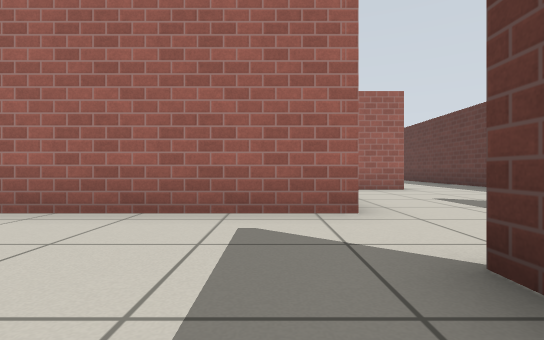
[1] (above)

24 first-person views from a walk through a world built for the Gazebo simulator. The camera is 0.5 m above the floor, looks level and sees 85° across. The floor is counted in squares, 1 m on a side. Each view is taken from the middle of a square. On the plan, view 1 faces up. The plan holds only what a view shows up to about 9 squares ahead; the rest is blank. Gazebo's built-in surfaces are drawn with simple patterns.

[2]
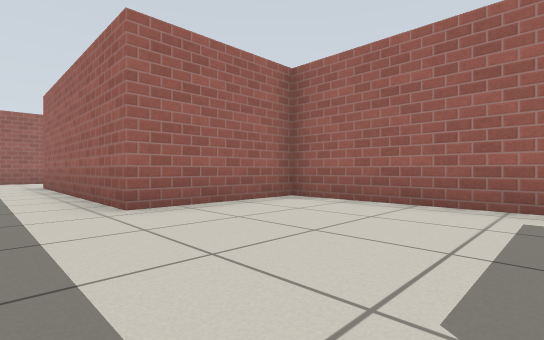

[3]
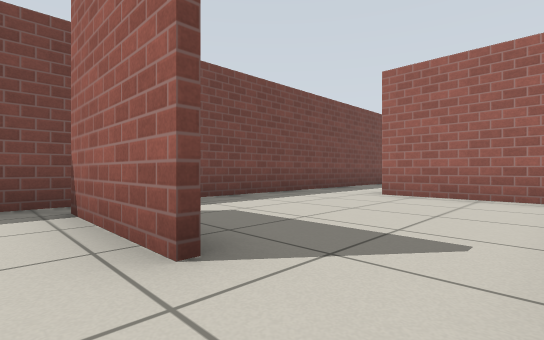

[4]
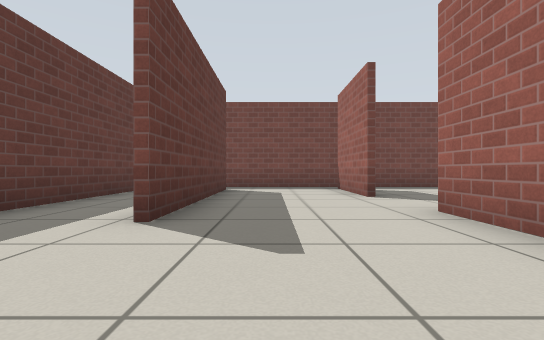

[5]
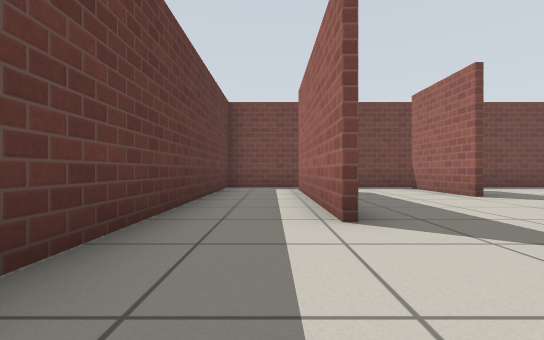

[6]
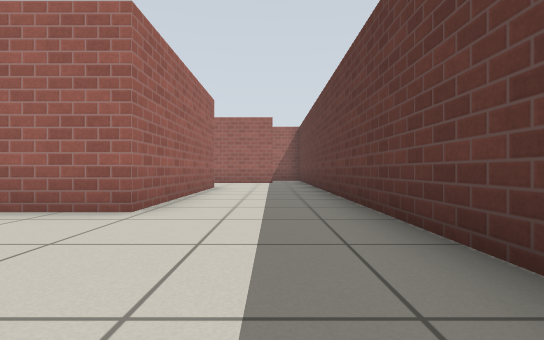

[7]
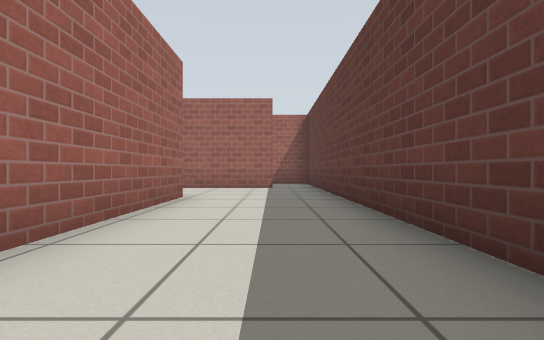

[8]
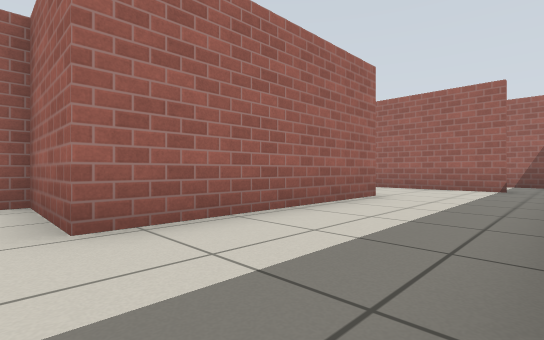

[9]
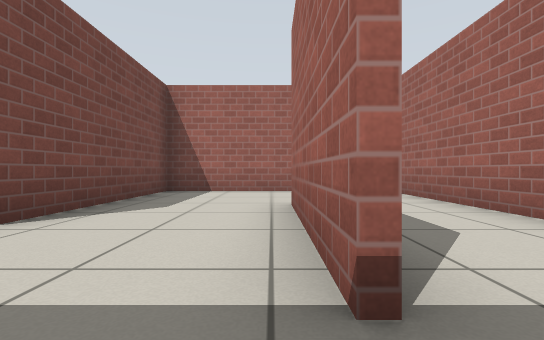

[10]
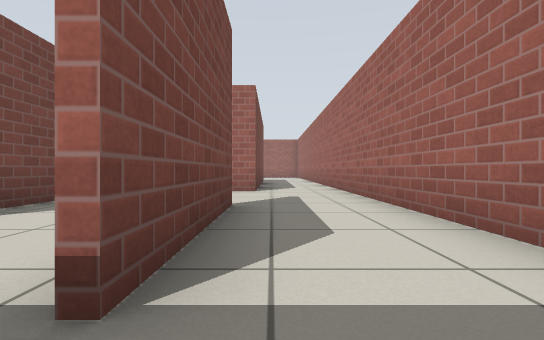

[11]
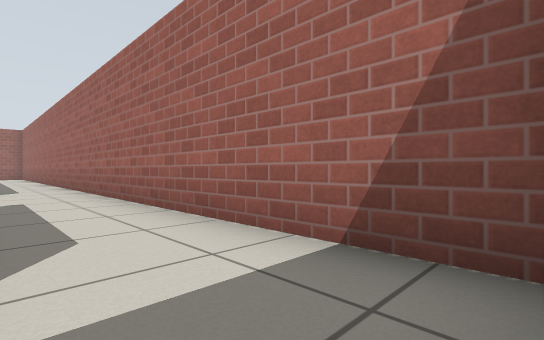

[12]
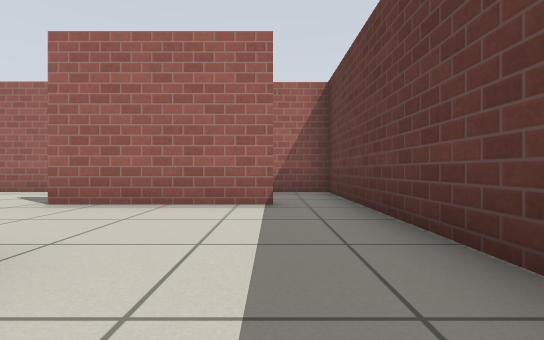

[13]
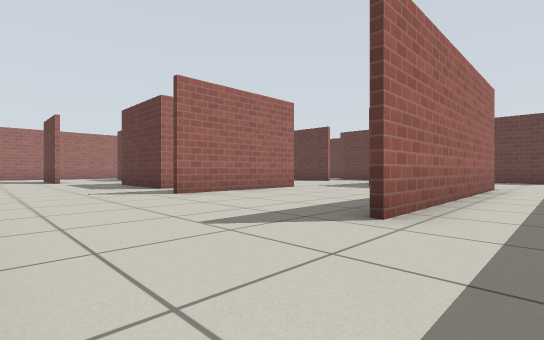

[14]
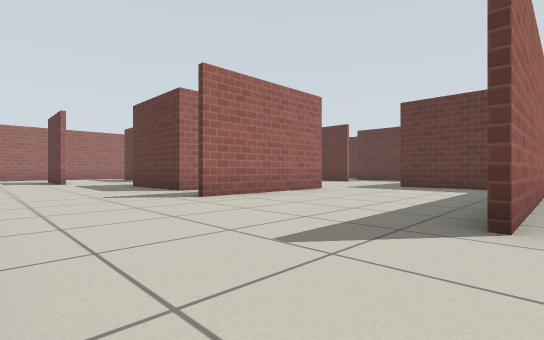

[15]
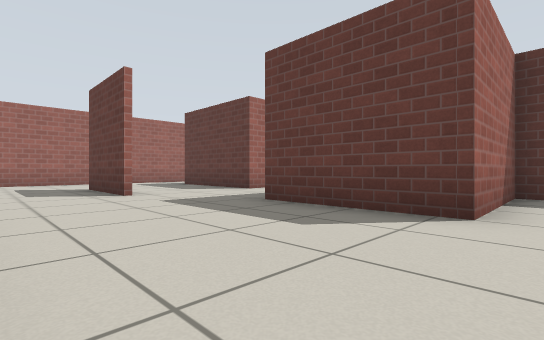

[16]
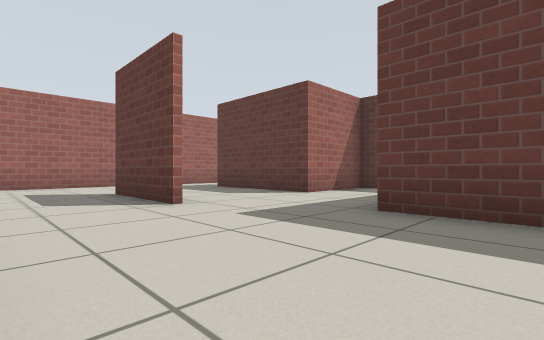

[17]
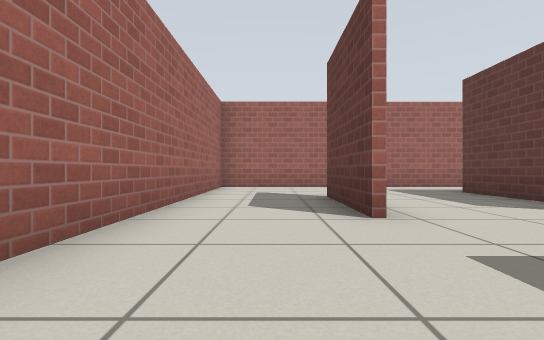

[18]
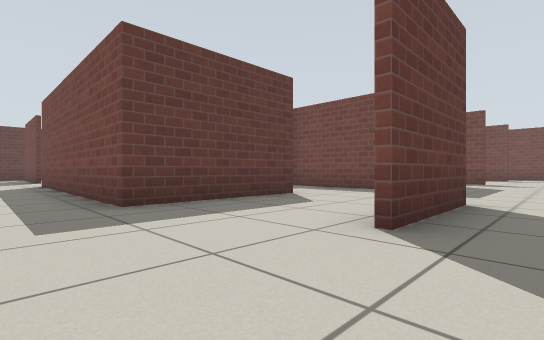

[19]
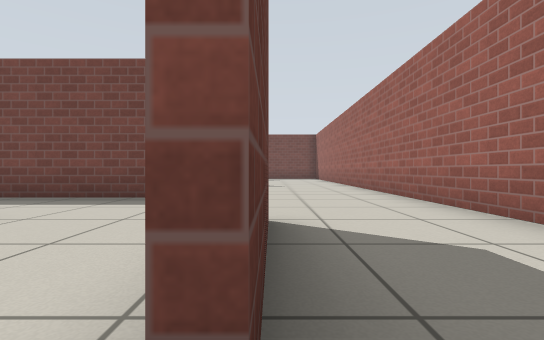

[20]
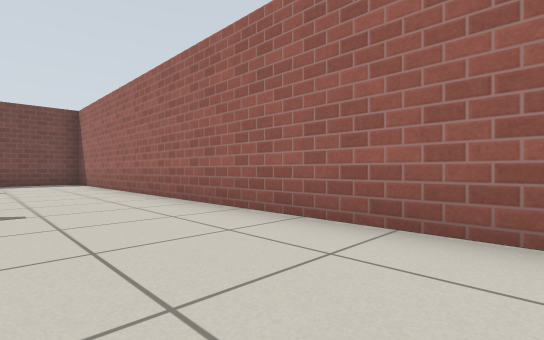

[21]
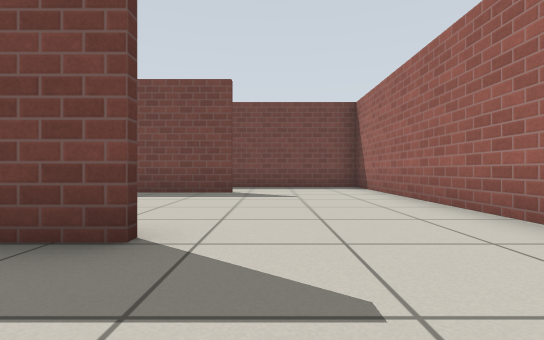

[22]
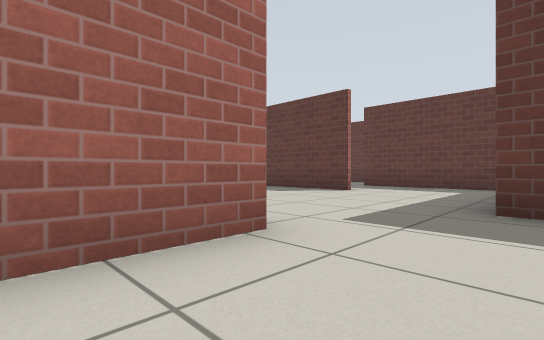

[23]
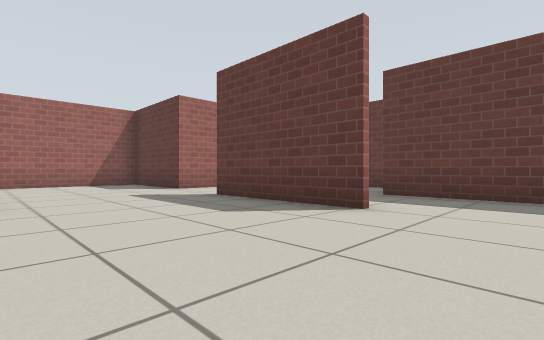

[24]
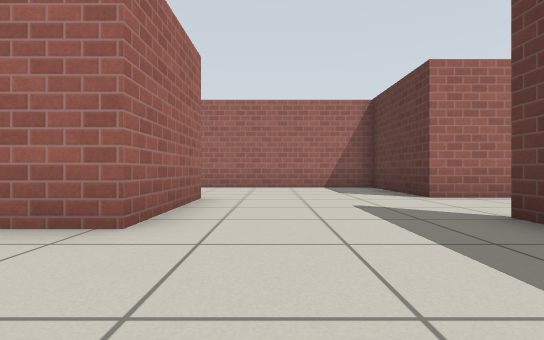

### Floor plan
Ten units are one square. View 1 is at (0, 0); x grows to the right and y downward. Boxes are objects, and circles mark ways between rooms. Rooms are numbered by the first view taken in them; rooms with no view inside come last. Other rooms are left out.
<svg viewBox="-140 -183 208 206">
<path fill="none" stroke="#000" d="M-35 18 9 18M10 -34 -39 -34 -39 -3M12 -15 12 10M42 5 42 -42M43 -42 43 4M10 -49 10 -34M33 -125 33 -75 10 -75 10 -71M51 -153 34 -153M36 18 63 18 63 -146M18 -154 51 -154M63 -146 63 -178 -4 -178M-10 -156 -10 -144M-101 -50 -91 -50M-101 -5 -80 -5M-63 -48 -100 -48M-64 -62 -64 -67 -95 -67 -95 -97M-88 -97 -60 -97M-40 -14 -40 -36M-60 18 -35 18M-39 -3 -101 -3M-135 -124 -135 18 -98 18M-54 -121 -78 -121M-78 -121 -78 -156 -10 -156M-110 -120 -110 -146M-4 -178 -135 -177 -135 -124M-53 -95 -64 -95M-15 -68 -15 -101M-53 -122 -53 -95M-11 -124 -11 -155 -61 -155M-10 -144 -10 -125 33 -125M34 -153 18 -153M8 -41 8 -66M9 18 36 18"/>
<circle cx="10" cy="-25" r="3" fill="#2a7"/>
<circle cx="-40" cy="10" r="3" fill="#2a7"/>
<circle cx="25" cy="-40" r="3" fill="#2a7"/>
<circle cx="25" cy="-5" r="3" fill="#2a7"/>
<circle cx="60" cy="-150" r="3" fill="#2a7"/>
<circle cx="25" cy="-140" r="3" fill="#2a7"/>
<circle cx="40" cy="10" r="3" fill="#2a7"/>
<circle cx="0" cy="-170" r="3" fill="#2a7"/>
<circle cx="5" cy="-150" r="3" fill="#2a7"/>
<circle cx="-125" cy="-135" r="3" fill="#2a7"/>
<circle cx="-95" cy="-135" r="3" fill="#2a7"/>
<circle cx="-50" cy="-50" r="3" fill="#2a7"/>
<circle cx="-35" cy="-100" r="3" fill="#2a7"/>
<circle cx="-20" cy="-55" r="3" fill="#2a7"/>
<text x="-20" y="-10">1</text>
<text x="20" y="-20">2</text>
<text x="50" y="-70">3</text>
<text x="30" y="-160">4</text>
<text x="-100" y="-40">5</text>
<text x="-90" y="-160">6</text>
<text x="-50" y="-70">7</text>
<text x="-40" y="-130">8</text>
<text x="10" y="-140">9</text>
<text x="-10" y="-60">10</text>
<text x="20" y="10">11</text>
</svg>
Room 1 opens to room 2. Room 1 opens to room 5. Room 2 opens to room 3. Room 2 opens to room 11. Room 3 opens to room 4. Room 3 opens to room 9. Room 3 opens to room 11. Room 4 opens to room 6. Room 4 opens to room 9. Room 5 opens to room 6. Room 5 opens to room 7. Room 7 opens to room 8. Room 7 opens to room 10.

Where each view was taken, in squares from view 1:
view 1: 0 up, 0 right, facing up
view 2: 1 down, 0 right, facing up-left
view 3: 3 up, 2 right, facing down-left
view 4: 7 up, 3 right, facing down
view 5: 7 up, 5 right, facing down
view 6: 4 up, 5 right, facing up
view 7: 7 up, 5 right, facing up
view 8: 7 up, 6 right, facing up-left
view 9: 15 up, 6 right, facing left
view 10: 16 up, 6 right, facing left
view 11: 16 up, 6 right, facing up-left
view 12: 11 up, 5 right, facing up
view 13: 1 down, 13 left, facing up-right
view 14: 0 up, 13 left, facing up-right
view 15: 6 up, 13 left, facing up-right
view 16: 8 up, 13 left, facing up-right
view 17: 9 up, 12 left, facing up
view 18: 17 up, 12 left, facing down-right
view 19: 15 up, 11 left, facing down
view 20: 10 up, 11 left, facing down-left
view 21: 7 up, 11 left, facing down
view 22: 3 up, 8 left, facing up-right
view 23: 5 up, 5 left, facing up-right
view 24: 7 up, 4 left, facing up
